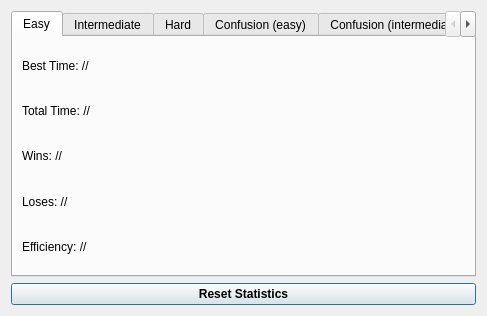
<?xml version="1.0" encoding="UTF-8"?>
<ui version="4.0">
 <class>StatsDialog</class>
 <widget class="QDialog" name="StatsDialog">
  <property name="geometry">
   <rect>
    <x>0</x>
    <y>0</y>
    <width>487</width>
    <height>316</height>
   </rect>
  </property>
  <property name="windowTitle">
   <string>Statistics</string>
  </property>
  <property name="windowIcon">
   <iconset resource="Icons.qrc">
    <normaloff>:/ressources/minesweeper_logo.png</normaloff>:/ressources/minesweeper_logo.png</iconset>
  </property>
  <layout class="QVBoxLayout" name="verticalLayout">
   <item>
    <widget class="QTabWidget" name="StatsPages">
     <property name="toolTip">
      <string>&lt;html&gt;&lt;head/&gt;&lt;body&gt;&lt;p&gt;&lt;br/&gt;&lt;/p&gt;&lt;/body&gt;&lt;/html&gt;</string>
     </property>
     <property name="whatsThis">
      <string>&lt;html&gt;&lt;head/&gt;&lt;body&gt;&lt;p&gt;&lt;br/&gt;&lt;/p&gt;&lt;/body&gt;&lt;/html&gt;</string>
     </property>
     <property name="styleSheet">
      <string notr="true"/>
     </property>
     <property name="currentIndex">
      <number>0</number>
     </property>
     <widget class="QWidget" name="EasyPage">
      <property name="toolTip">
       <string>&lt;html&gt;&lt;head/&gt;&lt;body&gt;&lt;p&gt;&lt;br/&gt;&lt;/p&gt;&lt;/body&gt;&lt;/html&gt;</string>
      </property>
      <attribute name="title">
       <string>Easy</string>
      </attribute>
      <layout class="QVBoxLayout" name="verticalLayout_2">
       <item>
        <widget class="QLabel" name="easyBestTimeLabel">
         <property name="text">
          <string>Best Time: //</string>
         </property>
        </widget>
       </item>
       <item>
        <widget class="QLabel" name="easyTotalTimeLabel">
         <property name="text">
          <string>Total Time: //</string>
         </property>
        </widget>
       </item>
       <item>
        <widget class="QLabel" name="easyWinsLabel">
         <property name="text">
          <string>Wins: //</string>
         </property>
        </widget>
       </item>
       <item>
        <widget class="QLabel" name="easyLosesLabel">
         <property name="text">
          <string>Loses: //</string>
         </property>
        </widget>
       </item>
       <item>
        <widget class="QLabel" name="easyEfficiencyLabel">
         <property name="text">
          <string>Efficiency: //</string>
         </property>
        </widget>
       </item>
      </layout>
     </widget>
     <widget class="QWidget" name="IntermediatePage">
      <attribute name="title">
       <string>Intermediate</string>
      </attribute>
      <layout class="QVBoxLayout" name="verticalLayout_3">
       <item>
        <widget class="QLabel" name="intermediateBestTimeLabel">
         <property name="text">
          <string>Best Time: //</string>
         </property>
        </widget>
       </item>
       <item>
        <widget class="QLabel" name="intermediateTotalTimeLabel">
         <property name="text">
          <string>Total Time: //</string>
         </property>
        </widget>
       </item>
       <item>
        <widget class="QLabel" name="intermediateWinsLabel">
         <property name="text">
          <string>Wins: //</string>
         </property>
        </widget>
       </item>
       <item>
        <widget class="QLabel" name="intermediateLosesLabel">
         <property name="text">
          <string>Loses: //</string>
         </property>
        </widget>
       </item>
       <item>
        <widget class="QLabel" name="intermediateEfficiencyLabel">
         <property name="text">
          <string>Efficiency: //</string>
         </property>
        </widget>
       </item>
      </layout>
     </widget>
     <widget class="QWidget" name="HardPage">
      <attribute name="title">
       <string>Hard</string>
      </attribute>
      <layout class="QVBoxLayout" name="verticalLayout_4">
       <item>
        <widget class="QLabel" name="hardBestTimeLabel">
         <property name="text">
          <string>Best Time: //</string>
         </property>
        </widget>
       </item>
       <item>
        <widget class="QLabel" name="hardTotalTimeLabel">
         <property name="text">
          <string>Total Time: //</string>
         </property>
        </widget>
       </item>
       <item>
        <widget class="QLabel" name="hardWinsLabel">
         <property name="text">
          <string>Wins: //</string>
         </property>
        </widget>
       </item>
       <item>
        <widget class="QLabel" name="hardLosesLabel">
         <property name="text">
          <string>Loses: //</string>
         </property>
        </widget>
       </item>
       <item>
        <widget class="QLabel" name="hardEfficiencyLabel">
         <property name="text">
          <string>Efficiency: //</string>
         </property>
        </widget>
       </item>
      </layout>
     </widget>
     <widget class="QWidget" name="ConfusionEasyPage">
      <attribute name="title">
       <string>Confusion (easy)</string>
      </attribute>
      <layout class="QVBoxLayout" name="verticalLayout_5">
       <item>
        <widget class="QLabel" name="confusionEasyBestTimeLabel">
         <property name="text">
          <string>Best Time: //</string>
         </property>
        </widget>
       </item>
       <item>
        <widget class="QLabel" name="confusionEasyTotalTimeLabel">
         <property name="text">
          <string>Total Time: //</string>
         </property>
        </widget>
       </item>
       <item>
        <widget class="QLabel" name="confusionEasyWinsLabel">
         <property name="text">
          <string>Wins: //</string>
         </property>
        </widget>
       </item>
       <item>
        <widget class="QLabel" name="confusionEasyLosesLabel">
         <property name="text">
          <string>Loses: //</string>
         </property>
        </widget>
       </item>
       <item>
        <widget class="QLabel" name="confusionEasyEfficiencyLabel">
         <property name="text">
          <string>Efficiency: //</string>
         </property>
        </widget>
       </item>
      </layout>
     </widget>
     <widget class="QWidget" name="ConfusionIntermediatePage">
      <attribute name="title">
       <string>Confusion (intermediate)</string>
      </attribute>
      <layout class="QVBoxLayout" name="verticalLayout_6">
       <item>
        <widget class="QLabel" name="confusionIntermediateBestTimeLabel">
         <property name="text">
          <string>TextLabel</string>
         </property>
        </widget>
       </item>
       <item>
        <widget class="QLabel" name="confusionIntermediateTotalTimeLabel">
         <property name="text">
          <string>TextLabel</string>
         </property>
        </widget>
       </item>
       <item>
        <widget class="QLabel" name="confusionIntermediateWinsLabel">
         <property name="text">
          <string>TextLabel</string>
         </property>
        </widget>
       </item>
       <item>
        <widget class="QLabel" name="confusionIntermediateLosesLabel">
         <property name="text">
          <string>TextLabel</string>
         </property>
        </widget>
       </item>
       <item>
        <widget class="QLabel" name="confusionIntermediateEfficiencyLabel">
         <property name="text">
          <string>TextLabel</string>
         </property>
        </widget>
       </item>
      </layout>
     </widget>
     <widget class="QWidget" name="ConfusionHardPage">
      <attribute name="title">
       <string>Confusion (hard)</string>
      </attribute>
      <layout class="QVBoxLayout" name="verticalLayout_7">
       <item>
        <widget class="QLabel" name="confusionHardBestTimeLabel">
         <property name="text">
          <string>TextLabel</string>
         </property>
        </widget>
       </item>
       <item>
        <widget class="QLabel" name="confusionHardTotalTimeLabel">
         <property name="text">
          <string>TextLabel</string>
         </property>
        </widget>
       </item>
       <item>
        <widget class="QLabel" name="confusionHardWinsLabel">
         <property name="text">
          <string>TextLabel</string>
         </property>
        </widget>
       </item>
       <item>
        <widget class="QLabel" name="confusionHardLosesLabel">
         <property name="text">
          <string>TextLabel</string>
         </property>
        </widget>
       </item>
       <item>
        <widget class="QLabel" name="confusionHardEfficiencyLabel">
         <property name="text">
          <string>TextLabel</string>
         </property>
        </widget>
       </item>
      </layout>
     </widget>
    </widget>
   </item>
   <item>
    <widget class="QPushButton" name="pushButtonReset">
     <property name="font">
      <font>
       <bold>true</bold>
      </font>
     </property>
     <property name="cursor">
      <cursorShape>ArrowCursor</cursorShape>
     </property>
     <property name="text">
      <string>Reset Statistics</string>
     </property>
    </widget>
   </item>
  </layout>
 </widget>
 <resources>
  <include location="Icons.qrc"/>
 </resources>
 <connections/>
</ui>
